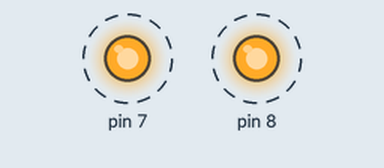
Bench run of a sketch on a simulated Arduino Uno, built with avr-gcc and run on an emulated ATmega328P. Parts: output pins drawn as LEDs (lit = HIGH). Dashed ring = blinking.

Above: at 0.15 s.
Timing chart, 0 to 4.6 s (numbered marks = the images above):
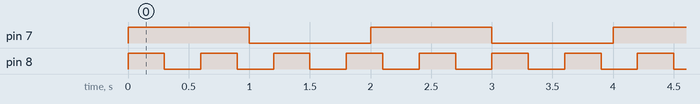

The sketch:

ex2.ino
```cpp
unsigned long time1 = millis();
unsigned long time2 = millis();

void blink1(int pin, unsigned long delayTime) {
  if (millis() - time1 < delayTime) {
    digitalWrite(pin, HIGH);
  } else if (millis() - time1 < delayTime * 2) {
    digitalWrite(pin, LOW);
  } else {
    time1 = millis();
  }
}

void blink2(int pin, unsigned long delayTime) {
  if (millis() - time2 < delayTime) {
    digitalWrite(pin, HIGH);
  } else if (millis() - time2 < delayTime * 2) {
    digitalWrite(pin, LOW);
  } else {
    time2 = millis();
  }
}

void setup() {
  for (int i = 7; i <= 8; i++) {
    pinMode(i, OUTPUT);
  }
}

void loop() {
  blink1(7, 1000);
  blink2(8, 300);
}
```

Measured:
- by itself, pin 7: alternates HIGH for 1.0 s and LOW for 1.0 s
- by itself, pin 8: alternates HIGH for 0.30 s and LOW for 0.30 s
- by itself, everything shown: repeats every 6.0 s, in 24 steps
